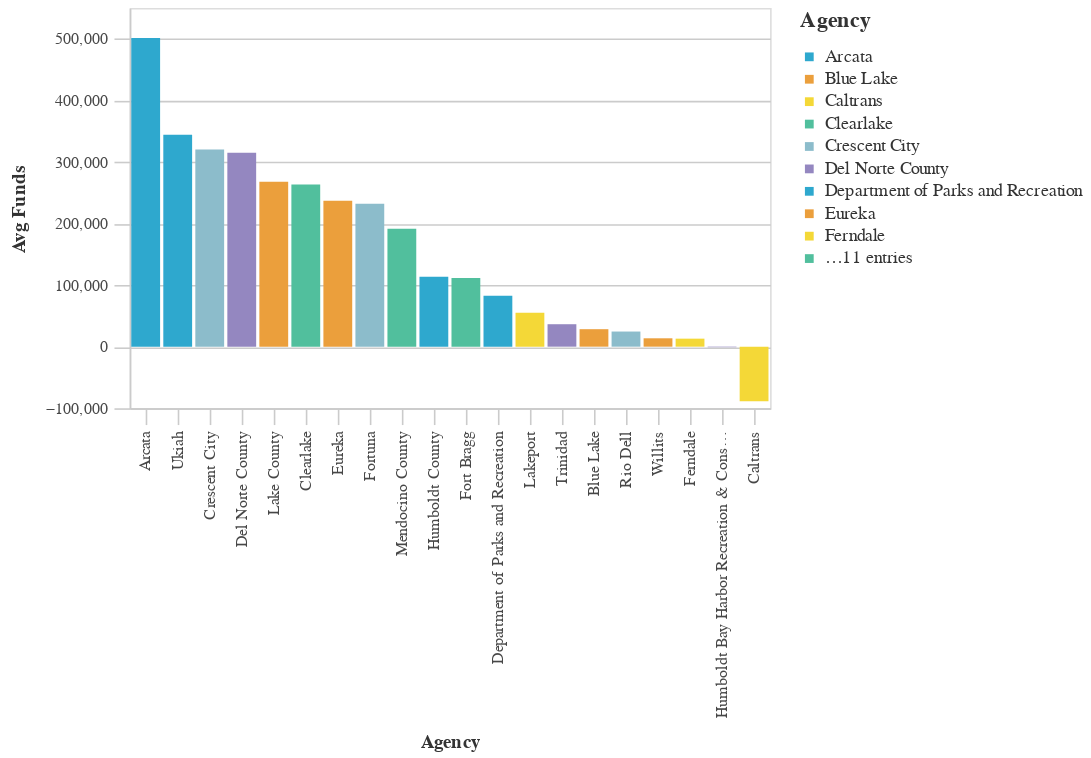

Notebook source saved alongside this figure:
### Code cell
#Bar chart Bottom Average Total Requested Funds by Agency
avg_funds_bottom = (df>>group_by(_.primary_agency_name)>>summarize(avg_funds=_.adjusted_total_requested.mean())>>arrange(-_.avg_funds)).tail(50)

chart5=( _dla_utils_reports.basic_bar_chart_no_save((avg_funds_bottom.tail(40)), 'primary_agency_name','avg_funds', 'primary_agency_name', district))
    
display(HTML("<h4><strong>Lowest Average Total Funds by Agency ($2021)</strong></h4>"))
chart5

### Figure 1 — Vega-Lite specification as saved in the notebook (floating-point values rounded to 4 significant figures)
{"config": {"view": {"continuousWidth": 400, "continuousHeight": 300}, "axis": {"domainColor": "#cbcbcb", "grid": true, "gridColor": "#cbcbcb", "gridWidth": 1, "labelColor": "#474747", "labelFont": "Nunito Sans", "labelFontSize": 10, "labelPadding": 4, "tickColor": "#cbcbcb", "tickSize": 10, "titleColor": "#333", "titleFont": "Raleway", "titleFontSize": 12, "titlePadding": 10}, "axisBand": {"grid": false}, "background": "white", "font": "Raleway", "header": {"labelFont": "Nunito Sans", "titleFont": "Raleway"}, "legend": {"labelColor": "#333", "labelFont": "Nunito Sans", "labelFontSize": 11, "labelLimit": 0, "padding": 1, "symbolSize": 30, "symbolType": "square", "titleColor": "#333", "titleFont": "Raleway", "titleFontSize": 14, "titlePadding": 10}, "title": {"anchor": "middle", "font": "Raleway", "fontSize": 18, "fontWeight": 300, "offset": 20}}, "data": {"name": "data-a8952188420105a6108fc4e08011fbfa"}, "mark": "bar", "encoding": {"color": {"field": "primary_agency_name", "legend": {"symbolLimit": 10, "title": "Agency"}, "scale": {"range": ["#2EA8CE", "#EB9F3C", "#F4D837", "#51BF9D", "#8CBCCB", "#9487C0"]}, "type": "nominal"}, "tooltip": [{"field": "primary_agency_name", "type": "nominal"}, {"field": "avg_funds", "type": "quantitative"}], "x": {"field": "primary_agency_name", "sort": "-y", "title": "Agency", "type": "nominal"}, "y": {"field": "avg_funds", "title": "Avg Funds", "type": "quantitative"}}, "height": 250, "width": 400, "$schema": "https://vega.github.io/schema/vega-lite/v4.17.0.json", "datasets": {"data-a8952188420105a6108fc4e08011fbfa": [{"primary_agency_name": "Arcata", "avg_funds": 501400.0}, {"primary_agency_name": "Ukiah", "avg_funds": 344000.0}, {"primary_agency_name": "Crescent City", "avg_funds": 320300.0}, {"primary_agency_name": "Del Norte County", "avg_funds": 314800.0}, {"primary_agency_name": "Lake County", "avg_funds": 268000.0}, {"primary_agency_name": "Clearlake", "avg_funds": 263500.0}, {"primary_agency_name": "Eureka", "avg_funds": 236800.0}, {"primary_agency_name": "Fortuna", "avg_funds": 231900.0}, {"primary_agency_name": "Mendocino County", "avg_funds": 191400.0}, {"primary_agency_name": "Humboldt County", "avg_funds": 113600.0}, {"primary_agency_name": "Fort Bragg", "avg_funds": 111400.0}, {"primary_agency_name": "Department of Parks and Recreation", "avg_funds": 82890.0}, {"primary_agency_name": "Lakeport", "avg_funds": 54940.0}, {"primary_agency_name": "Trinidad", "avg_funds": 36470.0}, {"primary_agency_name": "Blue Lake", "avg_funds": 28390.0}, {"primary_agency_name": "Rio Dell", "avg_funds": 24580.0}, {"primary_agency_name": "Willits", "avg_funds": 13610.0}, {"primary_agency_name": "Ferndale", "avg_funds": 13030.0}, {"primary_agency_name": "Humboldt Bay Harbor Recreation & Conservation District", "avg_funds": -880.2}, {"primary_agency_name": "Caltrans", "avg_funds": -88590.0}]}}
